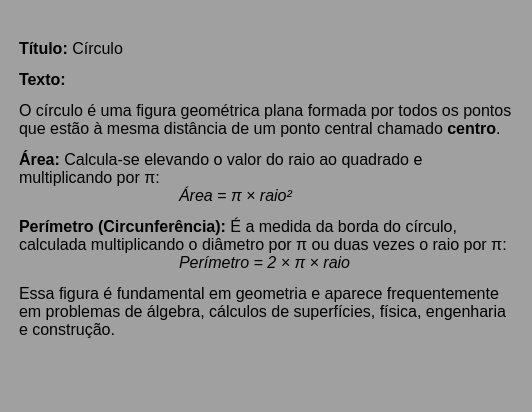
<?xml version="1.0" encoding="UTF-8"?>
<ui version="4.0">
 <class>Dialog</class>
 <widget class="QDialog" name="Dialog">
  <property name="geometry">
   <rect>
    <x>0</x>
    <y>0</y>
    <width>532</width>
    <height>412</height>
   </rect>
  </property>
  <property name="windowTitle">
   <string>Informações</string>
  </property>
  <property name="styleSheet">
   <string notr="true">background-color:rgb(160, 160, 160);
padding: 5px</string>
  </property>
  <widget class="QTextEdit" name="textEdit">
   <property name="geometry">
    <rect>
     <x>10</x>
     <y>30</y>
     <width>511</width>
     <height>361</height>
    </rect>
   </property>
   <property name="font">
    <font>
     <family>Segoe UI</family>
    </font>
   </property>
   <property name="cursor" stdset="0">
    <cursorShape>ArrowCursor</cursorShape>
   </property>
   <property name="styleSheet">
    <string notr="true">border: none</string>
   </property>
   <property name="readOnly">
    <bool>true</bool>
   </property>
   <property name="html">
    <string>&lt;!DOCTYPE HTML PUBLIC &quot;-//W3C//DTD HTML 4.0//EN&quot; &quot;http://www.w3.org/TR/REC-html40/strict.dtd&quot;&gt;
&lt;html&gt;&lt;head&gt;&lt;meta name=&quot;qrichtext&quot; content=&quot;1&quot; /&gt;&lt;style type=&quot;text/css&quot;&gt;
p, li { white-space: pre-wrap; }
&lt;/style&gt;&lt;/head&gt;&lt;body style=&quot; font-family:'Segoe UI'; font-size:8.25pt; font-weight:400; font-style:normal;&quot;&gt;
&lt;p style=&quot; margin-top:12px; margin-bottom:12px; margin-left:0px; margin-right:0px; -qt-block-indent:0; text-indent:0px;&quot;&gt;&lt;span style=&quot; font-size:12pt; font-weight:600;&quot;&gt;Título:&lt;/span&gt;&lt;span style=&quot; font-size:12pt;&quot;&gt; Círculo&lt;/span&gt;&lt;/p&gt;
&lt;p style=&quot; margin-top:12px; margin-bottom:12px; margin-left:0px; margin-right:0px; -qt-block-indent:0; text-indent:0px;&quot;&gt;&lt;span style=&quot; font-size:12pt; font-weight:600;&quot;&gt;Texto:&lt;/span&gt;&lt;/p&gt;
&lt;p style=&quot; margin-top:12px; margin-bottom:12px; margin-left:0px; margin-right:0px; -qt-block-indent:0; text-indent:0px;&quot;&gt;&lt;span style=&quot; font-size:12pt;&quot;&gt;O círculo é uma figura geométrica plana formada por todos os pontos que estão à mesma distância de um ponto central chamado &lt;/span&gt;&lt;span style=&quot; font-size:12pt; font-weight:600;&quot;&gt;centro&lt;/span&gt;&lt;span style=&quot; font-size:12pt;&quot;&gt;.&lt;/span&gt;&lt;/p&gt;
&lt;p style=&quot; margin-top:12px; margin-bottom:12px; margin-left:0px; margin-right:0px; -qt-block-indent:0; text-indent:0px;&quot;&gt;&lt;span style=&quot; font-size:12pt; font-weight:600;&quot;&gt;Área:&lt;/span&gt;&lt;span style=&quot; font-size:12pt;&quot;&gt; Calcula-se elevando o valor do raio ao quadrado e multiplicando por π:&lt;br /&gt;		&lt;/span&gt;&lt;span style=&quot; font-size:12pt; font-style:italic;&quot;&gt;Área = π × raio²&lt;/span&gt;&lt;/p&gt;
&lt;p style=&quot; margin-top:12px; margin-bottom:12px; margin-left:0px; margin-right:0px; -qt-block-indent:0; text-indent:0px;&quot;&gt;&lt;span style=&quot; font-size:12pt; font-weight:600;&quot;&gt;Perímetro (Circunferência):&lt;/span&gt;&lt;span style=&quot; font-size:12pt;&quot;&gt; É a medida da borda do círculo, calculada multiplicando o diâmetro por π ou duas vezes o raio por π:&lt;br /&gt;		&lt;/span&gt;&lt;span style=&quot; font-size:12pt; font-style:italic;&quot;&gt;Perímetro = 2 × π × raio&lt;/span&gt;&lt;/p&gt;
&lt;p style=&quot; margin-top:12px; margin-bottom:12px; margin-left:0px; margin-right:0px; -qt-block-indent:0; text-indent:0px;&quot;&gt;&lt;span style=&quot; font-size:12pt;&quot;&gt;Essa figura é fundamental em geometria e aparece frequentemente em problemas de álgebra, cálculos de superfícies, física, engenharia e construção.&lt;/span&gt;&lt;/p&gt;&lt;/body&gt;&lt;/html&gt;</string>
   </property>
  </widget>
 </widget>
 <resources/>
 <connections/>
</ui>
